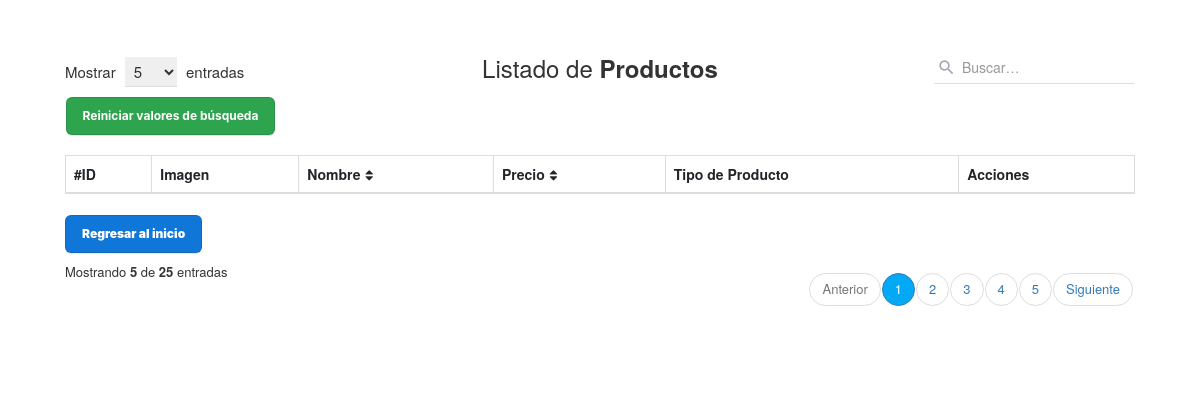
Page /controlador/Producto_controlador.php on the earlier database version.
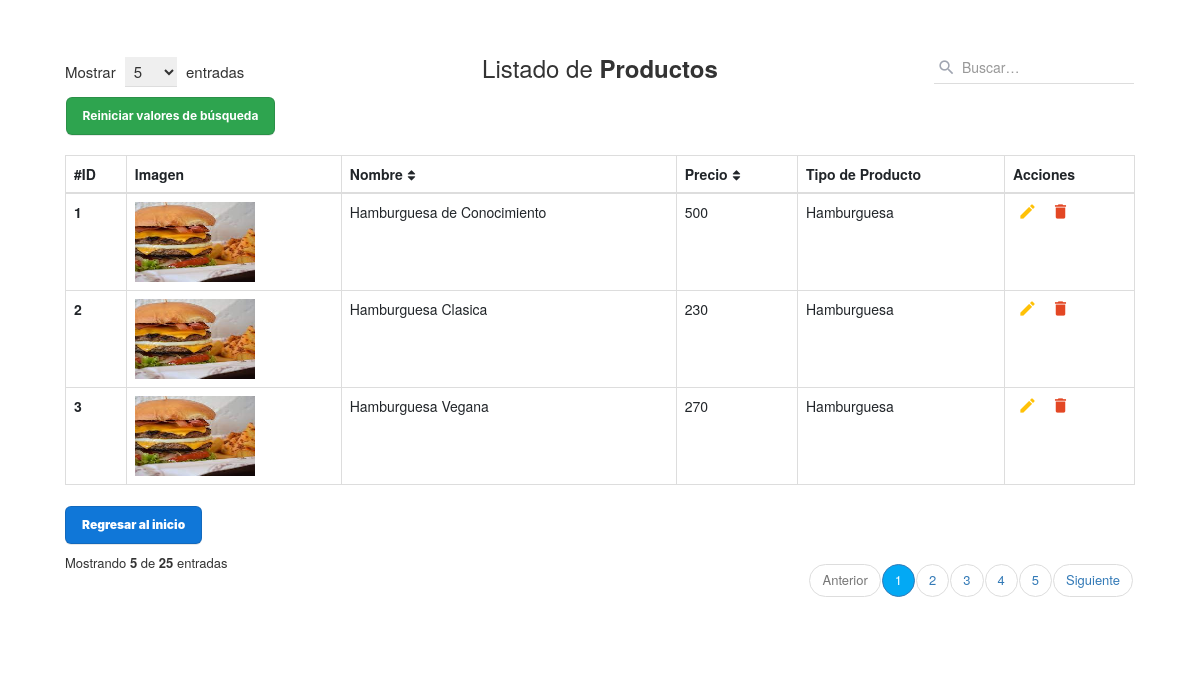
Same page on the later database version.
### tables this page shows
CREATE TABLE `producto` (
  `id_producto` int(10) PRIMARY KEY NOT NULL AUTO_INCREMENT COMMENT 'ID del Producto',
  `nombre` varchar(30) NOT NULL COMMENT 'Nombre del Producto',
  `precio` int(20) NOT NULL COMMENT 'Precio del Producto',
  `tipo` varchar(15) NOT NULL COMMENT 'Tipo de producto (vegano, vegetariano, celiaco,  etc).'
);

### controlador/Producto_controlador.php (called while the page is built)
<?php
require_once("modelo/Producto.php");
$productos = new Producto();
$matrizProducto = $productos->listar_productos();
require_once("vista/Productos_view.php");
?>

### modelo/conexion.php (called while the page is built)
<?php
class Conectar{
    public static function conexion (){
        try{
            $host ="localhost";
            $user ="root";
            $pass="";
            $bd="proyecto_grupo2";
            $con = mysqli_connect($host,$user,$pass);
            mysqli_select_db($con,$bd);
            return $con;
        }catch(Exception $e){
    die('Error'.$e->getMessage());
    echo "La linea de error " . $e->getLine();
        }
    }
    }
?>

### modelo/Producto.php (called while the page is built, shortened)
<?php
class Producto{
    private $con;
    private $producto;
    public function __construct()
    {
        require_once("conexion.php");
        $this->con=Conectar::conexion();
        $this->producto = array();
    }
    public function listar_productos(){
        $sql = "SELECT * FROM producto ORDER BY id_producto";
        $query = mysqli_query($this->con,$sql);
        while($filas = mysqli_fetch_array($query)){
            $this->producto[] = $filas;
        }
        return $this->producto;
    }
}
?>

### vista/Productos_view.php (the view, shortened to what this page needs)
<!DOCTYPE html>
<html lang="en">
<head>
    <link href="https://cdn.jsdelivr.net/npm/bootstrap@5.2.0/dist/css/bootstrap.min.css" rel="stylesheet">
    <link rel="stylesheet" href="assets/styles2.css">
    <link href="https://maxcdn.bootstrapcdn.com/bootstrap/3.3.7/css/bootstrap.min.css" rel="stylesheet">
    <link href="https://maxcdn.bootstrapcdn.com/font-awesome/4.7.0/css/font-awesome.min.css" rel="stylesheet">
</head>
<body>
    <div class="container">
        <div class="table-responsive">
            <div class="table-wrapper">
                <div class="table-title">
                    <div class="row">
                        <div class="col-xs-4">
                            <div class="show-entries">
                                <span>Mostrar</span>
                                <select>
                                    <option>5</option>
                                </select>
                                <span>entradas</span>
                            </div>
                        </div>
                        <div class="col-xs-4">
                            <h2 class="text-center">Listado de <b>Productos</b></h2>
                        </div>
                        <?php require_once("vista/buscar_producto_view.php"); ?>
                        <form method="POST">
                            <table class="table table-bordered">
                                <thead>
                                    <tr>
                                        <th>#ID</th>
                                        <th>Imagen</th>
                                        <th>Nombre<i class="fa fa-sort"></i></th>
                                        <th>Precio<i class="fa fa-sort"></i></th>
                                        <th>Tipo de Producto</th>
                                        <th>Acciones</th>
                                    </tr>
                                </thead>
                        </form>
                        <tbody>
                            <?php foreach ($matrizProducto as $producto) : ?>
                                <tr>
                                    <th scope="row"><?php echo $producto['id_producto'] ?></th>
                                    <?php $dir_imagen = "assets/Productos/id" . $producto['id_producto'] . ".png"; ?>
                                    <th><img src="<?php echo $dir_imagen; ?>" alt="Imagen" width="120" height="80"></th>
                                    <td><?php echo $producto['nombre'] ?></td>
                                    <td><?php echo $producto['precio'] ?></td>
                                    <td><?php echo $producto['tipo'] ?></td>
                                    <td>
                                        <a href="ModificarProducto_pagina.php?id=<?php echo $producto['id_producto'] ?>" class="edit" title="Editar" data-toggle="tooltip"><i class="material-icons">&#xE254;</i></a>
                                        <a href="controlador/eliminar_Producto_controlador.php?id=<?php echo $producto['id_producto'] ?>" class="delete" title="Eliminar" data-toggle="tooltip"><i class="material-icons" onclick="javascript:return asegurar();">&#xE872;</i></a>
                                    </td>
                                </tr>
                            <?php endforeach; ?>
                        </tbody>
                        <div><a href="menu_principal.php" class="button-2" style="color:white; text-decoration:none;">Regresar al inicio</a></div>
                        <div class="clearfix">
                            <div class="hint-text">Mostrando <b>5</b> de <b>25</b> entradas</div>
                            <ul class="pagination">
                                <li class="page-item disabled"><a href="#">Anterior</a></li>
                                <li class="page-item active"><a href="#" class="page-link">1</a></li>
                                <li class="page-item"><a href="#" class="page-link">2</a></li>
                                <li class="page-item"><a href="#" class="page-link">3</a></li>
                                <li class="page-item"><a href="#" class="page-link">4</a></li>
                                <li class="page-item"><a href="#" class="page-link">5</a></li>
                                <li class="page-item"><a href="#" class="page-link">Siguiente</a></li>
                            </ul>
                        </div>
</body>
</html>

### vista/buscar_producto_view.php (shortened to what this page needs)
<!DOCTYPE html>
<html lang="es">
<head>
</head>
<body>
    <div class="col-xs-4">
        <form method="POST">
            <div class="search-box">
                <div class="input-group" type="text" name="busqueda">
                    <span class="input-group-addon"><i class="material-icons">&#xE8B6;</i></span>
                    <input type="text" name="producto" class="form-control" placeholder="Buscar&hellip;">
                </div>
            </div>
    </div>
    <div><input class="button-1" type="submit" value="Reiniciar valores de búsqueda"></input></div>
    </div>
    </div>
</body>
</html>

### assets/styles2.css (style rules this page uses)
body { font-family: 'Roboto', sans-serif; background-repeat: no-repeat; background-size: cover; }
.table-responsive { margin: 30px 0; }
.table-wrapper { min-width: 1000px; background: #fff; padding: 20px; box-shadow: 0 1px 1px rgba(0, 0, 0, .05); }
.table-title { font-size: 15px; padding-bottom: 10px; margin: 0 0 10px; min-height: 45px; }
.table-title h2 { margin: 5px 0 0; font-size: 24px; }
.table-title select { border-color: #ddd; border-width: 0 0 1px 0; padding: 3px 10px 3px 5px; margin: 0 5px; }
.table-title .show-entries { margin-top: 7px; }
.search-box { position: relative; float: right; }
.search-box .input-group { min-width: 200px; position: absolute; right: 0; }
.search-box .input-group-addon, .search-box input { border-color: #ddd; border-radius: 0; }
.search-box .input-group-addon { border: none; border: none; background: transparent; position: absolute; z-index: 9; }
.search-box input { height: 34px; padding-left: 28px; box-shadow: none !important; border-width: 0 0 1px 0; }
.search-box i { color: #a0a5b1; font-size: 19px; position: relative; top: 2px; left: -10px; }
table.table tr th, table.table tr td { border-color: #e9e9e9; }
table.table th i { font-size: 13px; margin: 0 5px; cursor: pointer; }
table.table td:last-child { width: 130px; }
table.table td a { color: #a0a5b1; display: inline-block; margin: 0 5px; }
table.table td a.edit { color: #FFC107; }
table.table td a.delete { color: #E34724; }
table.table td i { font-size: 19px; }
.pagination { float: right; margin: 0 0 5px; }
.pagination li a { border: none; font-size: 13px; min-width: 30px; min-height: 30px; padding: 0 10px; color: #999; margin: 0 2px; line-height: 30px; border-radius: 30px !important; text-align: center; }
.pagination li.active a { background: #03A9F4; }
.hint-text { float: left; margin-top: 10px; font-size: 13px; }
.button-1 { appearance: none; background-color: #2ea44f; border: 1px solid rgba(27, 31, 35, .15); border-radius: 6px; box-shadow: rgba(27, 31, 35, .1) 0 1px 0; box-sizing: border-box; color: #fff; cursor: pointer; display: inline-block; font-family: -apple-system, system-ui, "Segoe UI", Helvetica, Arial, sans-serif, "Apple Color Emoji", "Segoe UI Emoji"; font-size: 12px; font-weight: 700; line-height: 16px; padding: 10px 16px; margin-top: 10px; margin-left: 8px; }
.button-2 { appearance: none; background-color: #1077d8; border: 1px solid rgba(27, 31, 35, .15); border-radius: 6px; box-shadow: rgba(27, 31, 35, .1) 0 1px 0; box-sizing: border-box; color: #fff; cursor: pointer; display: inline-block; font-family: -apple-system, system-ui, "Segoe UI", Helvetica, Arial, sans-serif, "Apple Color Emoji", "Segoe UI Emoji"; font-size: 12px; font-weight: 900; line-height: 16px; padding: 10px 16px; margin-top: 1px; }

Differences in the rows shown:
added producto: id_producto "1", nombre "Hamburguesa de Conocimiento", precio "500", tipo "Hamburguesa"
added producto: id_producto "2", nombre "Hamburguesa Clasica", precio "230", tipo "Hamburguesa"
added producto: id_producto "3", nombre "Hamburguesa Vegana", precio "270", tipo "Hamburguesa"
